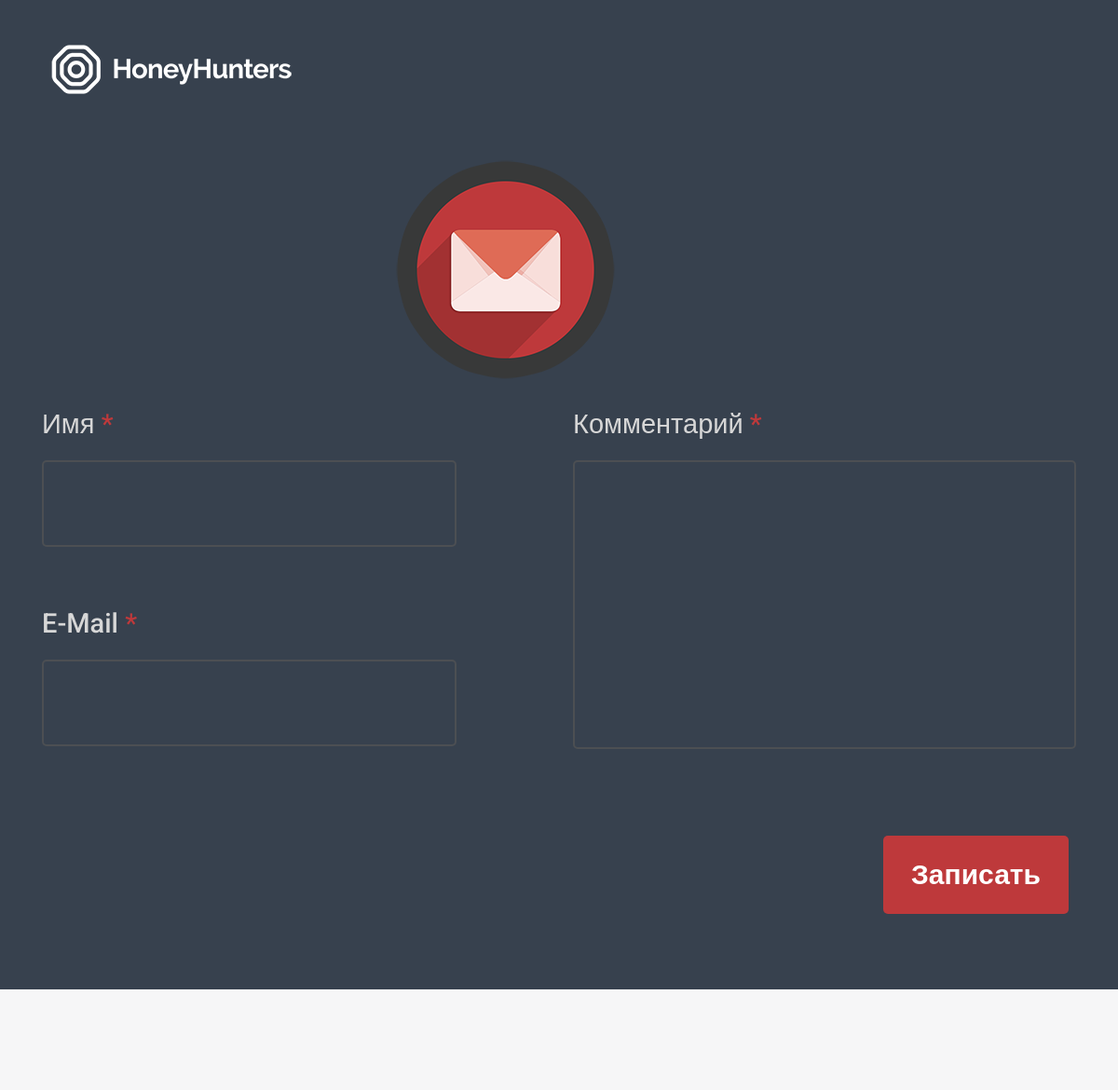
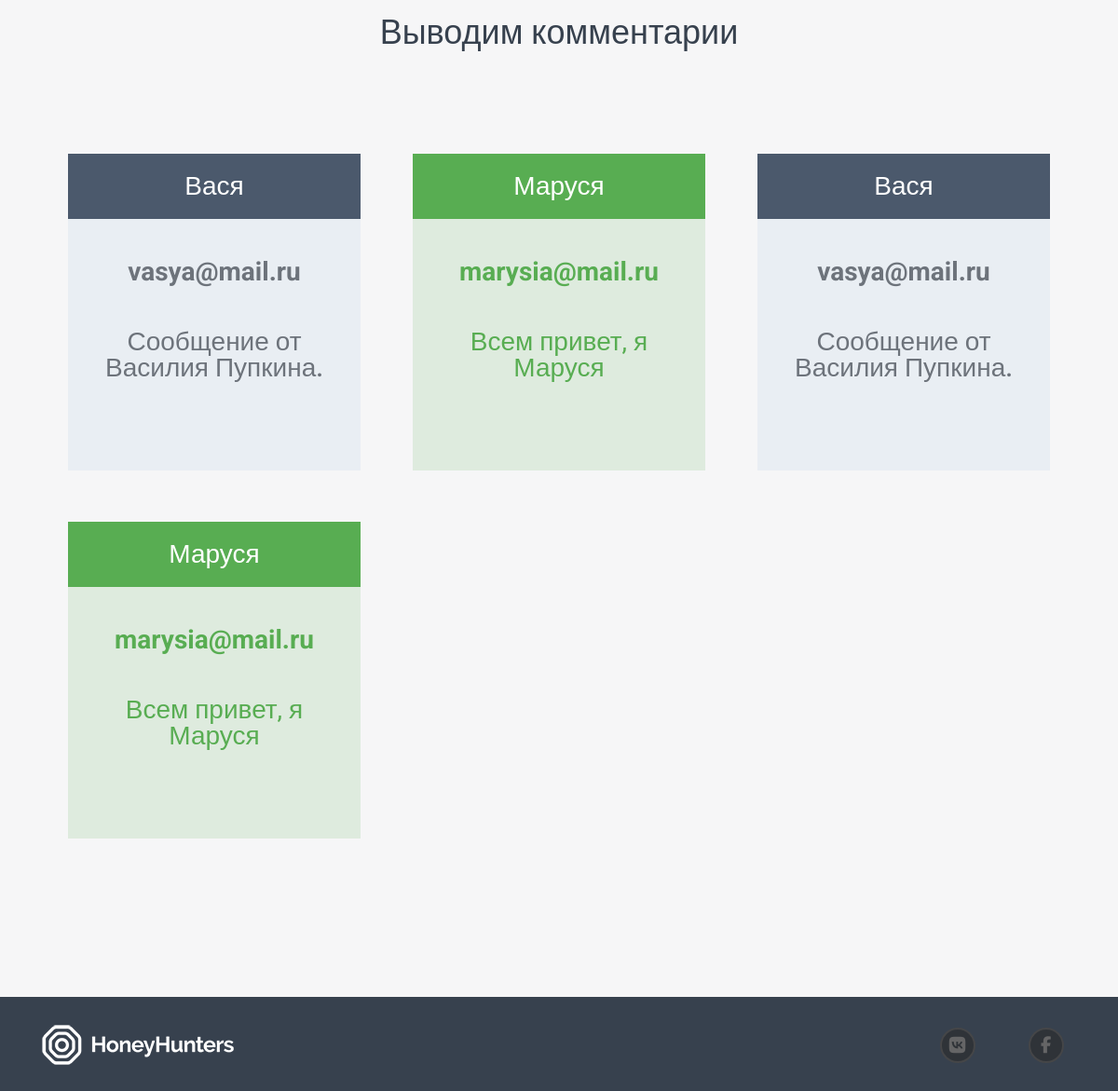
The page / on the database its author committed (2 pictures, top to bottom).
### tables this page shows
CREATE TABLE IF NOT EXISTS `test_comments` (
  `id` int(11) NOT NULL AUTO_INCREMENT,
  `name` varchar(255) NOT NULL,
  `mail` varchar(255) NOT NULL,
  `text` varchar(255) NOT NULL,
  PRIMARY KEY (`id`)
);

### config.php (called while the page is built)
<?php
return [
    'host' => 'localhost',
    'database' => 'new_test',
    'user' => 'root',
    'password' => '',
    'table' => "test_comments"
];

### db.php (called while the page is built, shortened)
<?php
class DB{
    private $link;
    private $table;
    private $config;
    public function __construct($config){
        $this->config = $config;
        $this->table = $config['table'];
    }
    private function connect(){
        $this->link = new mysqli($this->config['host'], $this->config['user'], $this->config['password'], $this->config['database']);
    }
    public function getComments(){
        $sql="SELECT * FROM $this->table";
        $result = $this->link->query($sql);
        return $result;
    }
}

### template.php (the view, shortened to what this page needs)
<!DOCTYPE html>
<html lang="en">
	<head>
		<link rel="stylesheet" href="https://stackpath.bootstrapcdn.com/bootstrap/4.4.1/css/bootstrap.min.css">
		<link rel="stylesheet" href="css/style.css">
	</head>
	<body>
		<header class="header">
			<div class="container">
				<div class="row">
					<div class="col-xl-4 col-md-6 col-xs-12">
						<img class="header__logo" src="images/logo_top.png">
					</div>
				</div>
			</div>
		</header>
		<section class="contact">
			<div class="container">
				<div class="row">
					<div class="col-xl-3 offset-xl-4 col-md-4 offset-md-4 col-xs-12 contact__icon">
						<img class="img-fluid" src="images/contact_icon.png">
					</div>
				</div>
				<div class="row">
					<div class="col-xl-5 col-md-12 col-xs-12">
                        <div class="input_box">
                            <label for="contact_name" class="contact__title">Имя <span class="contact__required">*</span>
                            </label>
                            <input type="text" name="contact_name">
                        </div>
                        <div class="input_box">
                            <label for="contact_mail" class="contact__title">E-Mail <span class="contact__required">*</span>
                            </label>
                            <input type="email" name="contact_mail">
                        </div>
					</div>
					<div class="col-xl-6 offset-xl-1 col-md-12 col-xs-12">
                        <div class="textarea_box">
                            <label for="contact_text" class="contact__title">Комментарий <span class="contact__required">*</span>
                            </label>
                            <textarea name="contact_text"></textarea>
                        </div>
					</div>
					<div class="col-xl-3 offset-xl-9 col-md-12 col-xs-12">
						<button class="contact__button">Записать</button>
					</div>
				</div>
			</div>
		</section>
		<section class="comments">
			<div class="container">
				<div class="row justify-content-center">
					<div class="col-xl-6 col-md-10 col-xs-12">
						<h2 class="comments__title">Выводим комментарии</h2>
					</div>
				</div>
				<div class="row ml-0 mr-0 comments__box">
                    <?php if($comments): ?>
                        <?php foreach ($comments as $comment): ?>
                        <div class="col-xl-4 col-md-6 col-xs-12 comments__block">
                            <div class="comments__head d-flex align-items-center justify-content-center">
                                <p><?=$comment['name']?></p>
                            </div>
                            <div class="comments__body">
                                <div class="comments__mail">
                                    <?=$comment['mail']?>
                                </div>
                                <div class="comments__text">
                                    <?=$comment['text']?>
                                </div>
                            </div>
                        </div>
                        <?php endforeach; ?>
                    <?php endif; ?>
				</div>
			</div>
		</section>
		<footer class="footer">
			<div class="container">
				<div class="row align-items-center">
					<div class="col-xl-3 col-md-6 col-xs-12">
						<img class="footer__logo" src="images/logo_bottom.png">
					</div>
					<div class="col-xl-1 offset-xl-7 col-md-1 offset-md-4 col-xs-6 d-flex justify-content-center">
						<div class="footer__circle">
							<i class="fab fa-vk"></i>
						</div>
					</div>
					<div class="col-xl-1 col-md-1 col-xs-6 d-flex justify-content-center">
						<div class="footer__circle">
							<i class="fab fa-facebook-f"></i>
						</div>
					</div>
				</div>
			</div>
		</footer>
	</body>
</html>

### index.php (shortened to what this page needs)
<?php
require_once 'db.php';
$config = require 'config.php';
try {
    $db = new DB($config);
    if ($_POST) {
        validate();
        if ($id = $db->saveComment($_POST)) {
            unset($_POST);
            echo $id;
        } else {
            throw new Exception('Comment save failed');
        }
    } else {
        $comments = $db->getComments();
        require 'template.php';
    }
}catch (Exception $e){
    http_response_code(500);
    echo $e;
}

### css/style.css (style rules this page uses)
body { background-color: #37414e; font-family: 'Roboto', sans-serif; line-height: 1; font-weight: 500; }
.header { padding-top: 48px; padding-bottom: 71px; }
.header__logo { padding-left: 10px; }
.contact__icon { margin-bottom: 34px; }
.contact__title { display: block; color: #d7d7d7; font-size: 29px; margin-bottom: 24px; }
.contact__required { color: #be393b; }
.contact input, .contact textarea { padding: 30px; width: 100%; border-radius: 5px; border: 2px solid #4c4f53; background-color: #37414e; caret-color: #7e7e7e; color: #d7d7d7; font-size: 25px; font-weight: 400; }
.contact textarea { min-height: 310px; resize: none; margin-right: 5px; }
.contact button { font-weight: 700; font-size: 30px; padding: 27px 30px; color: #ffffff; border-radius: 5px; background-color: #be393b; border: none; float: right; margin: 0 8px 81px 0; }
.input_box { position: relative; margin-bottom: 68px; }
.textarea_box { position: relative; margin-bottom: 90px; }
.comments { background-color: #f6f6f7; padding-top: 122px; min-height: 500px; padding-bottom: 115px; }
.comments__title { color: #37414e; font-size: 36px; padding-bottom: 108px; margin-bottom: 0; text-align: center; }
.comments__block { font-size: 28px; text-align: center; padding: 0 28px 55px 28px; }
.comments__head { background-color: #4b596c; color: #ffffff; min-height: 70px; }
.comments__head p { margin-bottom: 0; }
.comments__body { padding: 10px; color: #6d737b; background-color: #e9eef3; min-height: 270px; }
.comments__mail { font-weight: 700; padding-top: 33px; }
.comments__text { padding-top: 47px; }
.comments__block:nth-child(even) .comments__head { background-color: #58ad52; }
.comments__block:nth-child(even) .comments__body { color: #58ad52; background-color: #deebde; }
.comments__block:nth-child(even) .comments__text { font-weight: 400; }
.footer { padding-top: 30px; min-height: 120px; }
.footer__circle { display: flex; border-radius: 50%; border: 2px solid #454648; justify-content: center; align-items: center; background: #2f3338; width: 38px; height: 38px; }
.fa-vk { color: #656566; font-size: 20px; }
.fa-facebook-f { color: #656566; font-size: 18px; }

### rows shown on the page
test_comments: name "Вася", mail "vasya@mail.ru", text "Сообщение от Василия Пупкина."
test_comments: name "Маруся", mail "marysia@mail.ru", text "Всем привет, я Маруся"
test_comments: name "Вася", mail "vasya@mail.ru", text "Сообщение от Василия Пупкина."
test_comments: name "Маруся", mail "marysia@mail.ru", text "Всем привет, я Маруся"
